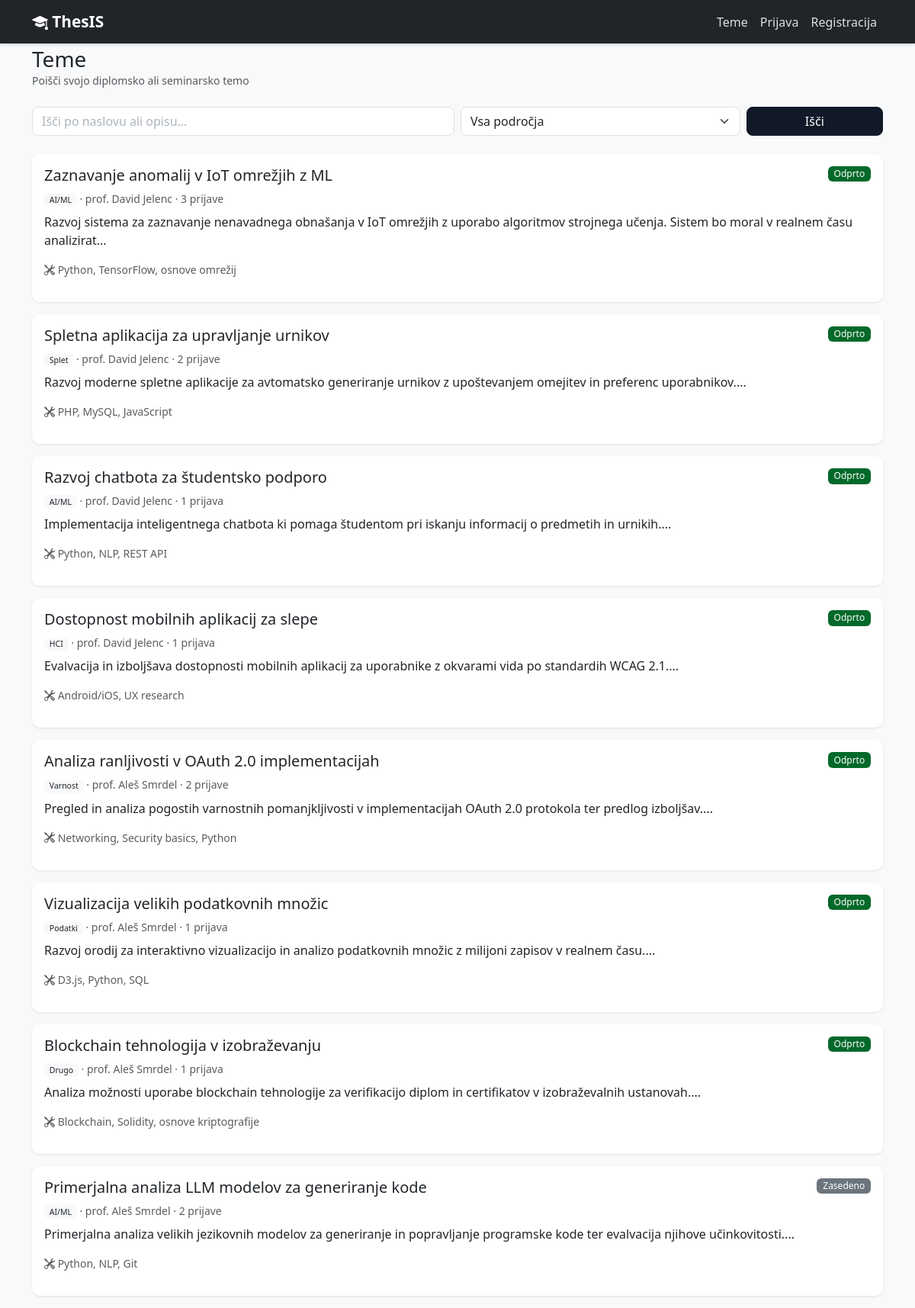
The app's page /topics.php with its own data.
### tables this page shows
CREATE TABLE `topics` (
  `id` int(11) NOT NULL,
  `title` varchar(200) NOT NULL,
  `description` text NOT NULL,
  `required_skills` varchar(200) DEFAULT NULL,
  `status` enum('open','taken') NOT NULL DEFAULT 'open',
  `professor_id` int(11) NOT NULL,
  `subject_id` int(11) NOT NULL,
  `created_at` timestamp NOT NULL DEFAULT current_timestamp()
);

CREATE TABLE `subjects` (
  `id` int(11) NOT NULL,
  `name` varchar(100) NOT NULL
);

CREATE TABLE `users` (
  `id` int(11) NOT NULL,
  `name` varchar(100) NOT NULL,
  `email` varchar(100) NOT NULL,
  `password` varchar(255) NOT NULL,
  `role` enum('student','profesor','admin') NOT NULL DEFAULT 'student',
  `confirmed` tinyint(1) NOT NULL DEFAULT 1,
  `created_at` timestamp NOT NULL DEFAULT current_timestamp()
);

### topics.php (the view, shortened to what this page needs)
<?php
require_once 'config.php';
require_once 'header.php';
$search = trim($_GET['search'] ?? '');
$sql = '
    SELECT t.*, s.name as subject_name, u.name as professor_name,
    (SELECT COUNT(*) FROM applications WHERE topic_id = t.id) as app_count
    FROM topics t JOIN subjects s ON t.subject_id = s.id
    JOIN users u ON t.professor_id = u.id WHERE 1=1
    ';
$params = [];
$sql .= ' ORDER BY t.created_at DESC';
$stmt = $pdo->prepare($sql);
$stmt->execute($params);
$topics = $stmt->fetchAll();
?>
<div class="d-flex justify-content-between align-items-center mb-4">
    <div>
        <h3 class="mb-0">Teme</h3>
        <p class="text-muted mb-0" style="font-size:14px">Poišči svojo diplomsko ali seminarsko temo</p>
    </div>
</div>
<form method="GET" class="mb-4">
    <div class="row g-2">
        <div class="col-md-6">
            <input type="text" name="search" class="form-control"
                placeholder="Išči po naslovu ali opisu..."
                value="<?= htmlspecialchars($search) ?>">
        </div>
        <div class="col-md-4">
            <select name="subject" class="form-select">
                <option value="">Vsa področja</option>
            </select>
        </div>
        <div class="col-md-2">
            <button type="submit" class="btn btn-primary w-100">Išči</button>
        </div>
    </div>
</form>
<?php if (empty($topics)): ?>
    <div class="alert alert-info">Ni tem za prikaz.</div>
<?php else: ?>
    <?php foreach ($topics as $topic): ?>
        <a href="topic_detail.php?id=<?= $topic['id'] ?>" class="text-decoration-none">
            <div class="card mb-3">
                <div class="card-body">
                    <div class="d-flex justify-content-between align-items-start">
                        <h5 class="card-title">
                                <?= htmlspecialchars($topic['title']) ?>
                        </h5>
                        <span class="badge <?= $topic['status'] === 'open' ? 'bg-success' : 'bg-secondary' ?>">
                            <?= $topic['status'] === 'open' ? 'Odprto' : 'Zasedeno' ?>
                        </span>
                    </div>
                    <p class="text-muted small mb-2">
                        <span class="badge bg-light text-dark"><?= htmlspecialchars($topic['subject_name']) ?></span>
                        · prof. <?= htmlspecialchars($topic['professor_name']) ?>
                        · <?= $topic['app_count'] ?> <?= $topic['app_count'] === 1 ? 'prijava' :
                        ($topic['app_count'] > 1 && $topic['app_count'] < 5 ? 'prijave' : 'prijav') ?>
                    </p>
                    <p class="card-text"><?= htmlspecialchars(substr($topic['description'], 0, 150)) ?>...</p>
                    <?php if (!empty($topic['required_skills'])): ?>
                        <p class="small text-muted">
                            <i class="bi bi-tools"></i> <?= htmlspecialchars($topic['required_skills']) ?>
                        </p>
                    <?php endif; ?>
                </div>
            </div>
        </a>
    <?php endforeach; ?>
<?php endif; ?>
<?php require_once 'footer.php'; ?>

### public/css/style.css (style rules this page uses)
* { font-family: system-ui, "Segoe UI", Roboto, sans-serif; }
body { background-color: #f8f9fa; }
.card { border: none; box-shadow: 0 1px 3px rgba(0,0,0,0.1); border-radius: 10px; transition: box-shadow 0.2s; }
.badge { font-weight: 500; }
.btn { border-radius: 8px; }
.form-control, .form-select { border-radius: 8px; }
a { color: #0d6efd; }
::placeholder { color: #adb5bd !important; font-weight: 500; }
.btn-primary { background-color: #111827 !important; border-color: #111827 !important; color: white !important; }
.badge.bg-success { background-color: #111827 !important; }
.badge.bg-success { background-color: #03692a !important; }
a { color: #475569 !important; }
a .card { transition: box-shadow 0.2s, transform 0.15s; }

### records on screen
topics: title "Zaznavanje anomalij v IoT omrežjih z ML", status "Odprto", subject.name "AI/ML", professor.name "David Jelenc", app_count "3", shows "prijave", description "Razvoj sistema za zaznavanje nenavadnega obnašanja v IoT omrežjih z uporabo algoritmov strojnega učenja. Sistem bo moral v realnem času analizirat", required_skills "Python, TensorFlow, osnove omrežij"
topics: title "Spletna aplikacija za upravljanje urnikov", status "Odprto", subject.name "Splet", professor.name "David Jelenc", app_count "2", shows "prijave", description "Razvoj moderne spletne aplikacije za avtomatsko generiranje urnikov z upoštevanjem omejitev in preferenc uporabnikov.", required_skills "PHP, MySQL, JavaScript"
topics: title "Razvoj chatbota za študentsko podporo", status "Odprto", subject.name "AI/ML", professor.name "David Jelenc", app_count "1", shows "prijava", description "Implementacija inteligentnega chatbota ki pomaga študentom pri iskanju informacij o predmetih in urnikih.", required_skills "Python, NLP, REST API"
topics: title "Dostopnost mobilnih aplikacij za slepe", status "Odprto", subject.name "HCI", professor.name "David Jelenc", app_count "1", shows "prijava", description "Evalvacija in izboljšava dostopnosti mobilnih aplikacij za uporabnike z okvarami vida po standardih WCAG 2.1.", required_skills "Android/iOS, UX research"
topics: title "Analiza ranljivosti v OAuth 2.0 implementacijah", status "Odprto", subject.name "Varnost", professor.name "Aleš Smrdel", app_count "2", shows "prijave", description "Pregled in analiza pogostih varnostnih pomanjkljivosti v implementacijah OAuth 2.0 protokola ter predlog izboljšav.", required_skills "Networking, Security basics, Python"
topics: title "Vizualizacija velikih podatkovnih množic", status "Odprto", subject.name "Podatki", professor.name "Aleš Smrdel", app_count "1", shows "prijava", description "Razvoj orodij za interaktivno vizualizacijo in analizo podatkovnih množic z milijoni zapisov v realnem času.", required_skills "D3.js, Python, SQL"
topics: title "Blockchain tehnologija v izobraževanju", status "Odprto", subject.name "Drugo", professor.name "Aleš Smrdel", app_count "1", shows "prijava", description "Analiza možnosti uporabe blockchain tehnologije za verifikacijo diplom in certifikatov v izobraževalnih ustanovah.", required_skills "Blockchain, Solidity, osnove kriptografije"
topics: title "Primerjalna analiza LLM modelov za generiranje kode", status "Zasedeno", subject.name "AI/ML", professor.name "Aleš Smrdel", app_count "2", shows "prijave", description "Primerjalna analiza velikih jezikovnih modelov za generiranje in popravljanje programske kode ter evalvacija njihove učinkovitosti.", required_skills "Python, NLP, Git"
